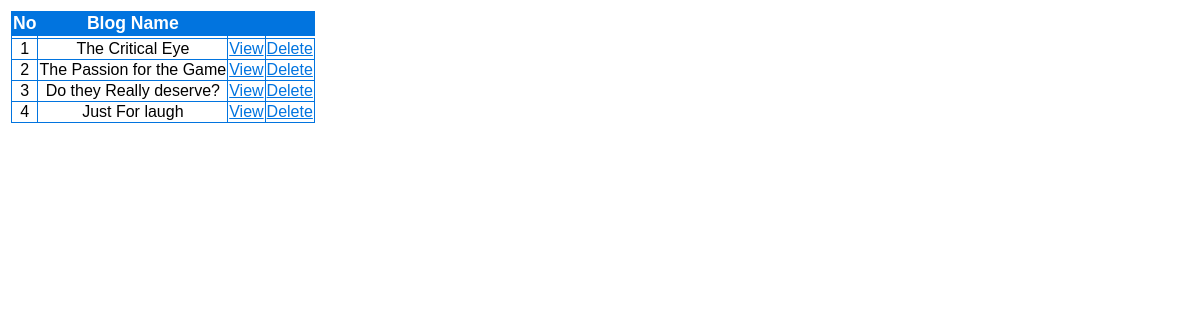
The app's page /blog/admin_userblog.php?Id=51 with its own data.
### tables this page shows
CREATE TABLE IF NOT EXISTS `blog` (
  `id` int(10) NOT NULL AUTO_INCREMENT,
  `uid` int(11) NOT NULL,
  `bname` varchar(100) NOT NULL,
  `Category` varchar(20) NOT NULL,
  `fontsize` int(11) NOT NULL DEFAULT '7',
  `fontface` varchar(20) NOT NULL DEFAULT 'Times New Roman',
  `fontcolor` blob NOT NULL,
  `bgimg` varchar(30) NOT NULL DEFAULT '/images/bg.png',
  `datetime` datetime NOT NULL,
  `stats` int(11) NOT NULL,
  PRIMARY KEY (`id`)
);

### blog/admin_userblog.php (the view, shortened to what this page needs)
<!DOCTYPE html PUBLIC "-//W3C//DTD XHTML 1.0 Transitional//EN" "http://www.w3.org/TR/xhtml1/DTD/xhtml1-transitional.dtd">
<html xmlns="http://www.w3.org/1999/xhtml">
<head>
<link type="text/css" rel="stylesheet" href="1.css" />
<link type="text/css" rel="stylesheet" href="2.css" />
</head>
<body>
<form action="" method="POST">
  <table >
    <tr>
  <td>
  <?php
include 'connection.php';
if (isset($_REQUEST['Id'])) {
    $id     = $_REQUEST['Id'];
    $result = mysqli_query($con, "SELECT * FROM blog WHERE uid = $id ");
    echo "<table border='0' id='table'>";
    echo "<tr>";
    echo "<th><b>No</b></th>";
    echo "<th><b>Blog Name<b></th>";
    echo "<th></th>";
    echo "<th></th>";
    echo "<tr>";
    echo "<tr>";
    echo "<td></td>";
    echo "<td></td>";
    echo "<td></td>";
    echo "<tr>";
    $i = 1;
    While ($row = mysqli_fetch_array($result)) {
        echo "<tr><td>$i</td>";
        echo "<td class='user_edit_panel'>" . $row['bname'] . "</td>";
        echo "<td class='user_edit_panel'><a href=container.php?id=" . $row['id'] . ">View</a></td>";
        echo "<td class='user_edit_panel'><a href=admin_deleteblog.php?id=" . $row['id'] . ">Delete</a></td>";
        $i++;
    }
}
echo "</tr>";
echo "</table>";
?>
  </td>
</tr>
</table>
</form>
</body>
</html>

### blog/1.css (style rules this page uses)
a, a:visited, a:active { color: #0174DF; }
#table { font-family:"Trebuchet MS", Arial, Helvetica, sans-serif; width:100%; border-collapse:collapse; text-align:center; }
#table th,#table td { font-size:1em; border:1px solid #0174DF; }
#table th { font-size:1.1em; background-color:#0174DF; color:#ffffff; }

### records on screen
blog: bname "The Critical Eye"
blog: bname "The Passion for the Game"
blog: bname "Do they Really deserve?"
blog: bname "Just For laugh"
